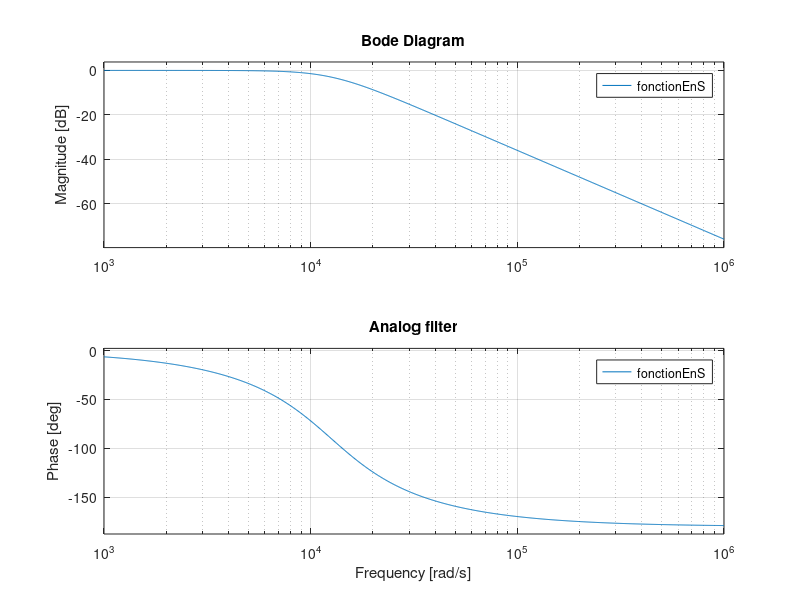

The MATLAB script that drew this image: (Note: this script raises an error after producing the figure.)
fc = 2000;
Fs = 16000;
wc = fc*2*pi;

% Filter to transfer to z domain
cDen = [1/wc^2, sqrt(2)/wc, 1];
fonctionEnS = tf(1,  cDen)
figure()
bode(fonctionEnS)
title('Analog filter')

% Expected result after transfer as defined by requirements
Wn = fc / (Fs /2);
[expect_b, expect_a] = butter(2, Wn)
figure()
soziFreqz(expect_b,expect_a);
title('Expected filter from butter()');

%% Biliear transform
T = 1/Fs;
cT = 2/T;
C = cDen(1) * cT^2 + cDen(2) * cT + 1;

b = [1, 2, 1] / C
a = [ 1 ,  (2 - cDen(1)* 2 * cT^2) / C,  (cDen(1) * cT^2 - cDen(2) * cT + 1)/ C]

figure()
soziFreqz(b,a);
title('Filter obtained with bilinear transform');
